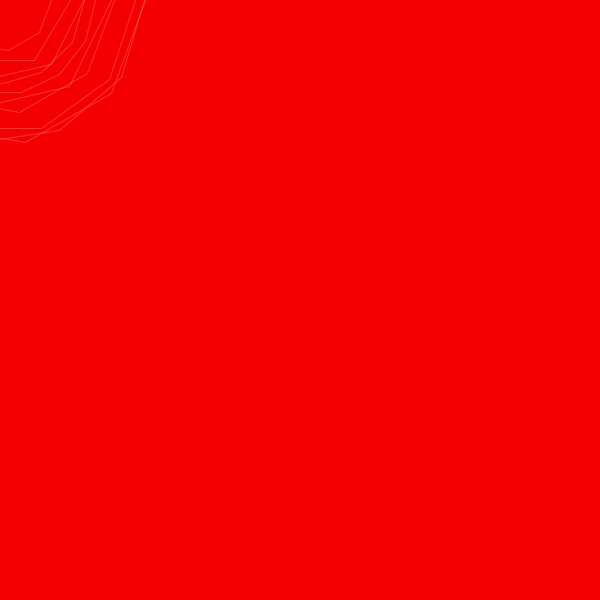
Frame 1 (no input)
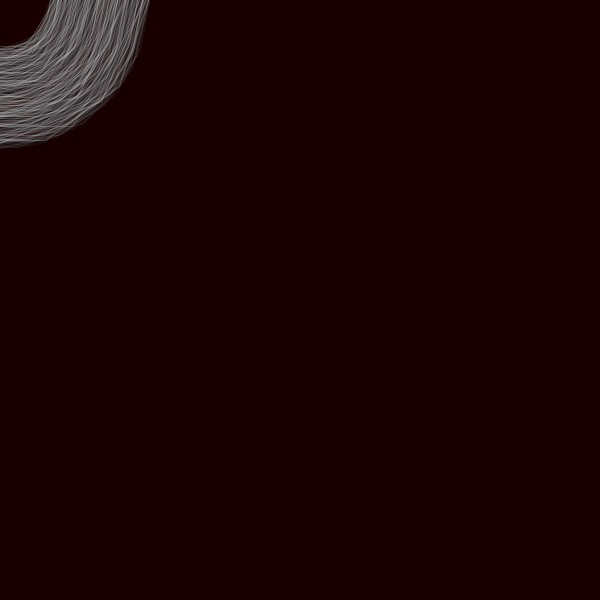
Frame 60 (the mouse pressed at the canvas centre just before this capture)
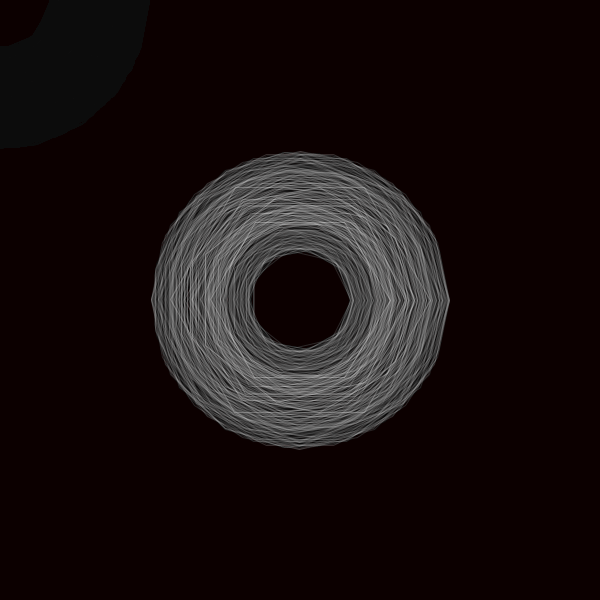
Frame 120 (the mouse held since frame 60 and released just before this capture)

The Processing sketch that drew these frames (run headless with seeded random() and noise(); from frame 60 on, the mouse is pressed at the canvas centre):

// Processing sketch: creation_dynamique_objets
// ── creation_dynamique_objets.pde
int taille, nbShapes = 10;
// liste
ArrayList listeObjets = new ArrayList();

void setup(){
  size(600, 600);
  background(255,0,0);
  smooth();
  strokeWeight(1);
  //noLoop();
}

void draw() {
  // produit l'effet fantomatique
  fill(0,10);
  noStroke();
  rect(0,0,width,height);
  noFill();
  stroke(255,50);
  
  translate(mouseX, mouseY);
  for (int i=0; i < nbShapes; i++) {
    taille = floor(random(50,150));
    listeObjets.add(new Polygon(0, 0, taille, taille, 6+(floor(random(15)))));
  }
  for (int i = 0; i < listeObjets.size(); i++) {
    /*
    // On copie l'objet de la liste dans un objet temporaire
    Polygon p = (Polygon) listeObjets.get(i);
    // on appelle la méthode de la classe Polygon
    p.create();
    */
    // Autre manière d'écrire le même code
    ((Polygon) listeObjets.get(i)).create();
  }
  // On vide la liste
  listeObjets.clear();
}

class Shape {
  //class properties
  int x;
  int y;
  int w;
  int h;

  //constructors
  Shape (){
  }

  Shape (int x, int y, int w, int h){
    this.x = x;
    this.y = y;
    this.w = w;
    this.h = h;
  }
}

class Polygon extends Shape{
  int pts;
  //constructor
  Polygon (int x, int y, int w, int h, int pts){
    //Optional call to superclass constructor must come first
    super(x, y, w, h);
    // add any remaining initializations
    this.pts = pts;
  }

  //method to draw poly
  void create(){
    float px = 0, py = 0;
    float angle = 0;
    beginShape();
    for (int i=0; i<pts; i++){
      px = cos(radians(angle))*w;
      py = sin(radians(angle))*h;
      vertex(px, py);
      angle+=360.0/pts;
    }
    endShape(CLOSE);
  }
}

/*
void mousePressed() {
  redraw();
}
*/
